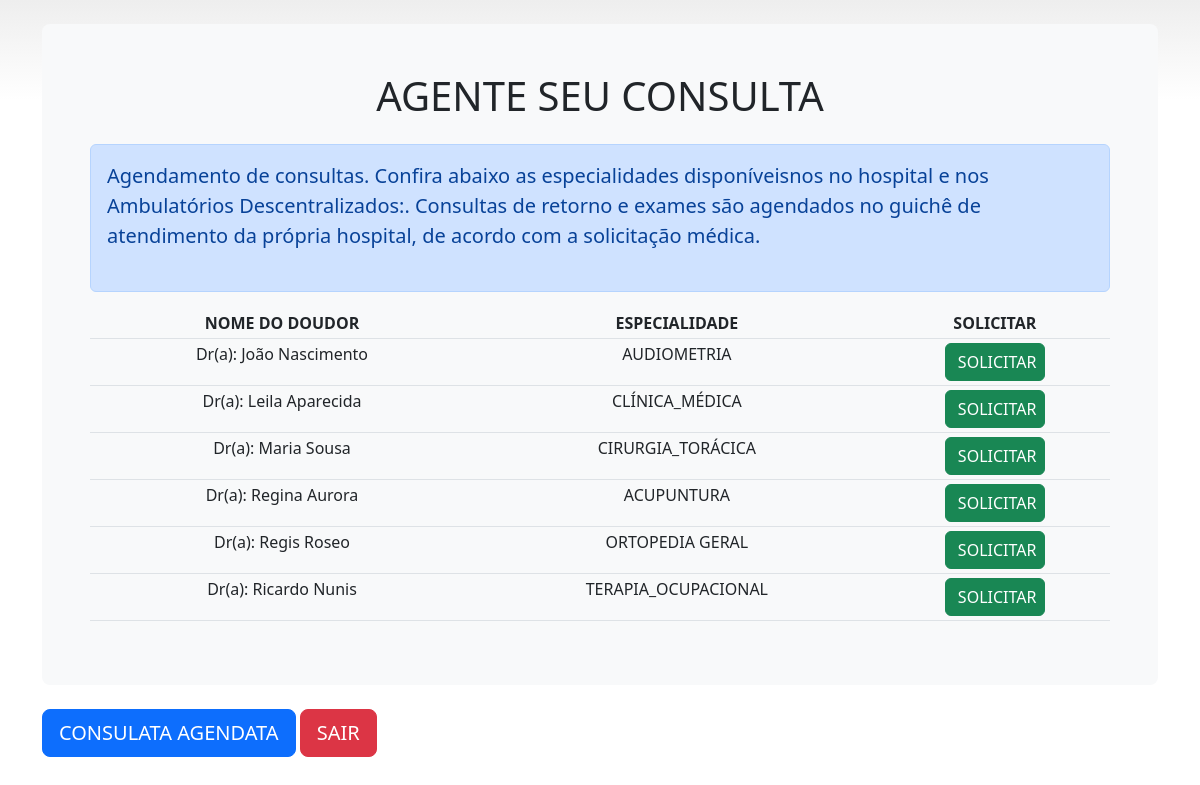
Page /View/paciente/solicitar_agenda.php (signed in) on the committed database.
### tables this page shows
CREATE TABLE `doctor` (
  
  
   `doctor_username` varchar(50) NOT NULL,
  `doctor_password` varchar(50) NOT NULL,
  `doctor_email` varchar(50) NOT NULL,
  `doctor_lname` varchar(50) NOT NULL,
  `doctor_fname` varchar(50) NOT NULL,
  `doctor_mname` varchar(50) DEFAULT NULL,
  `doctor_specialization` int(5) NOT NULL,
  `doctor_hospital` int(5) NOT NULL,
  `contactno` varchar(50) DEFAULT NULL,
  `doctor_deleted` varchar(1) NOT NULL DEFAULT 'n',
  `doctor_licenseno` int(20) DEFAULT NULL
);

CREATE TABLE `specializationinfo` (
  `SpecializationID` int(5) NOT NULL,
  `Name` varchar(200) NOT NULL
);

### View/paciente/solicitar_agenda.php (the view, shortened to what this page needs)
<?php
	 require "C:/xampp/htdocs/App/Dao/dbconnect.php";
?>
<html lang="pt-br">
<head>
	<link href="../../Model/css/pricing.css" rel="stylesheet">
	<link href="../../Model/css/bootstrap.min.css" rel="stylesheet">
</head>
<body>
<main>
<form action="solicitar_data.php" method="post">
<div class="container py-4">
			<div class="p-5 mb-4 bg-light rounded-3">
	<h2 class="display-6 text-center mb-4">AGENTE SEU CONSULTA</h2>
	<table class="table text-center table-sm">
		<div class="table-responsive">
<div class="alert alert-primary" role="alert"><p class="lead mb-4">Agendamento de consultas. Confira abaixo as especialidades disponíveisnos no hospital e nos Ambulatórios Descentralizados:.
Consultas de retorno e exames são agendados no guichê de atendimento da própria hospital, de acordo com a solicitação médica.</p></div>
				<thead>
				<tr>
				<th scope="col">NOME DO DOUDOR</th>
				<th scope="col">ESPECIALIDADE</th>
				<th scope="col">SOLICITAR</th>
				</tr>
				</thead>
<?php
$query = 'SELECT doctor_username, doctor_lname, doctor_fname, doctor_mname, s.name as sname FROM doctor d,specializationinfo s where s.specializationid=d.doctor_specialization and doctor_deleted="n" ORDER BY doctor_lname';
$result = mysqli_query($conn,$query);
while ($row = mysqli_fetch_array($result)) {
				$doctor_names = $row['doctor_lname'] . ' ' . $row['doctor_fname'];
				$doctor_special = $row['sname'];
				echo '<tbody>
					<tr>
							<td>' . $doctor_names . '</td>
							<td>' . $doctor_special . '</td>
							<td><button class="btn btn-success" type="submit" style="width: 100px" value="solicitar"/>SOLICITAR</button></td>
						</tr>';
						}
			echo '</form></td> </tr>
				</tbody>
				</table>
				';
            ?>
			<a href="agendamentos_patient.php"><button type="button" class="btn btn-primary btn-lg">CONSULATA AGENDATA</button></a>
			<a href="paginaUsuario.php"><button type="button" class="btn btn-secondary btn-danger btn-lg">SAIR</button></a>
		</main>
</body>
</html>

### Model/css/pricing.css (style rules this page uses)
body { background-image: linear-gradient(180deg, #eee, #fff 100px, #fff); }
.container { max-width: 960px; }

### rows in the picture
doctor: doctor_names "Dr(a): João Nascimento", doctor_specialization.Name "AUDIOMETRIA"
doctor: doctor_names "Dr(a): Leila Aparecida", doctor_specialization.Name "CLÍNICA_MÉDICA"
doctor: doctor_names "Dr(a): Maria Sousa", doctor_specialization.Name "CIRURGIA_TORÁCICA"
doctor: doctor_names "Dr(a): Regina Aurora", doctor_specialization.Name "ACUPUNTURA"
doctor: doctor_names "Dr(a): Regis Roseo", doctor_specialization.Name "ORTOPEDIA GERAL"
doctor: doctor_names "Dr(a): Ricardo Nunis", doctor_specialization.Name "TERAPIA_OCUPACIONAL"
